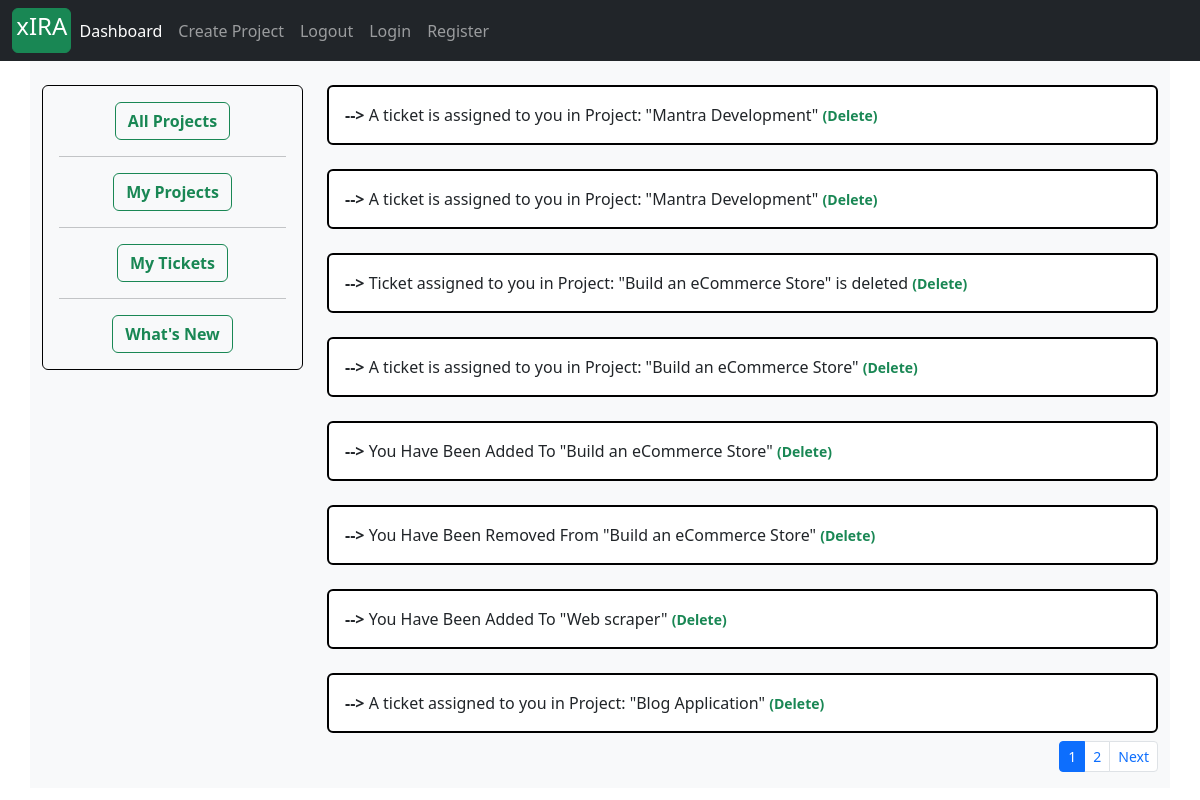
Page /ticket/see_notification/ (signed in) on the earlier database version.
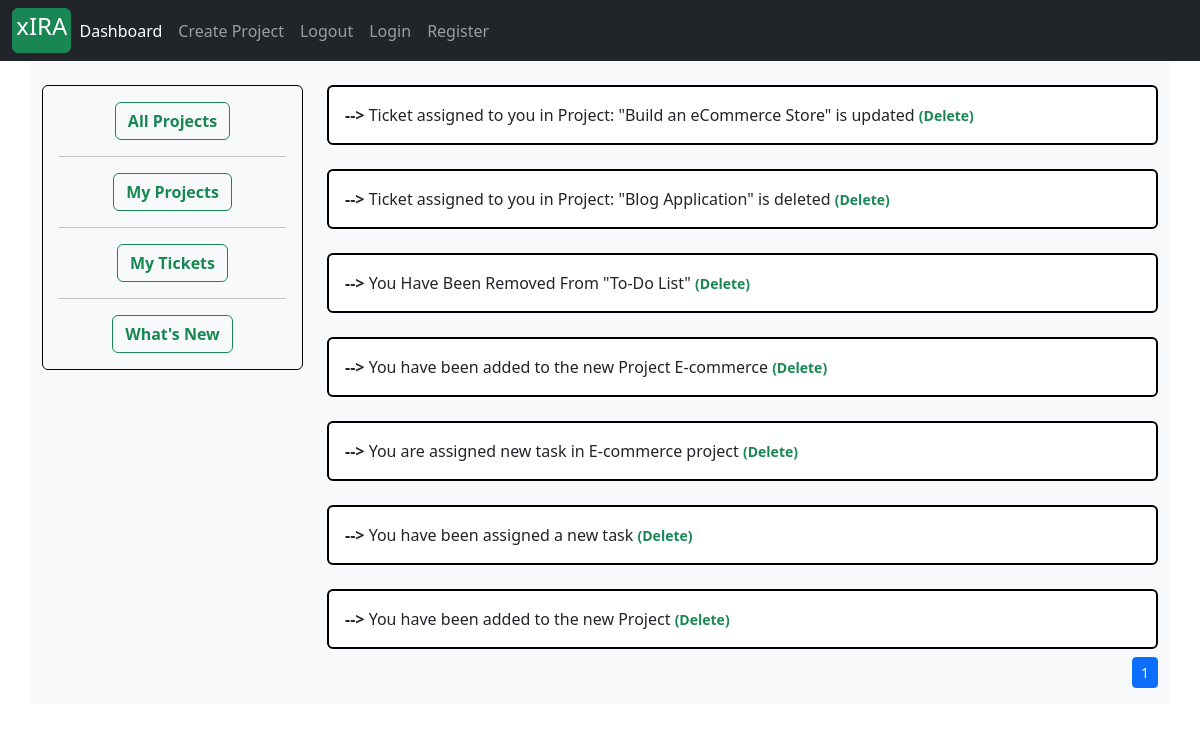
Same page on the later database version.
### accounts/models.py (models this page shows)
class Information(models.Model):
    notification = models.CharField(max_length=400)
    user = models.ForeignKey(Account, on_delete=models.CASCADE)
    is_seen = models.BooleanField(default=False)
    created_at = models.DateTimeField(auto_now_add=True)
    def is_not_seen(self):
        if self.is_seen == False:
            self.is_seen = True
            self.save()
            return True
        else:
            return False

### tickets/views.py (the view)
# urls.py: path('see_notification/', views.get_notification, name='get_notifications'),
def get_notification(request):
    if request.user.is_authenticated:
        notify = Information.objects.filter(user__id=request.user.id).order_by('-created_at')
        page_no = request.GET.get('page')
        page_object = Paginator(notify, 8)
        if page_no is None:
            notify = page_object.get_page(1)
        else:
            notify = page_object.get_page(page_no)
        context = {
            'notification': notify,
        }
        return render(request, 'my_notifications.html', context)
    return HttpResponse('Kindly Login to get notifications')

### projects/context_processors.py (called while the page is built)
def create_project_form(request):
    form = ProjectCreationForm()
    context = {
        'project_creation_form': form
    }
    return context

### templates/my_notifications.html (shortened to what this page needs)
{% extends 'base.html' %}
{% block content %}
<div class="container">
 <div class="row bg-light">
    <div class="col-sm-3 mt-4" style="">
      <div class="card bg bg-light" style="border: 1px solid black;">
    <div class="card-body text-center">
      <a href="{% url 'dashboard' %}" class="btn btn-outline-success"  style="text-decoration: none"><strong>All Projects</strong></a>
    <hr>
      <a href="{% url 'dashboard' request.user.id %}" class="btn btn-outline-success"  style="text-decoration: none"><strong>My Projects</strong></a>
    <hr>
      <a href="{% url 'user_ticket_dashboard' %}" class="btn btn-outline-success"  style="text-decoration: none"><strong>My Tickets</strong></a>
    <hr>
		  <a href="{% url 'get_notifications' %}" class="btn btn-outline-success"  style="text-decoration: none"><strong>What's New</strong></a>
    </div>
      </div>
    </div>
    <div class="col-lg" style="">
        {% if notification %}
                {% for notify in notification %}
                <div class="card mt-4 {% if notify.is_not_seen %} bg-primary {% endif %}"  style="border: 2px solid black;">
                <div class="card-body">
                   <strong> --> </strong>{{notify.notification}}
                    <a  href="{% url 'delete_notifications' notify.id %}" type="button" class = "text-success" style="text-decoration: none" aria-label="Close">
                            <strong><small>(Delete)</small></strong>
                    </a>
                </div>
                </div>
                {% endfor %}
                <nav aria-label="Page navigation example">
              <ul class="pagination justify-content-end pagination-sm mt-2">
                      {% for page_no in notification.paginator.page_range %}
                        {% if notification.number == page_no %}
                                <li class="page-item active"><a class="page-link" href="?page={{page_no}}">{{page_no}}</a></li>
                        {% else %}
                                <li class="page-item "><a class="page-link" href="?page={{page_no}}">{{page_no}}</a></li>
                        {% endif %}
                    {% endfor %}
                    {% if notification.has_next %}
                        <li class="page-item"><a class="page-link" href="?page={{notification.next_page_number}}">Next</a></li>
                    {% endif %}
              </ul>
        </nav>
        {% else %}
        <div class="container mt-4">
        <h4>You Do not have any notifications Yet !!!!</h4>
        </div>
        {% endif %}
        </div>
        </div>
        </div>
{% endblock %}

Differences in the rows shown:
removed Information: notification "A ticket is assigned to you in Project: \"Mantra Development\""
removed Information: notification "A ticket is assigned to you in Project: \"Mantra Development\""
removed Information: notification "Ticket assigned to you in Project: \"Build an eCommerce Store\" is deleted"
removed Information: notification "A ticket is assigned to you in Project: \"Build an eCommerce Store\""
removed Information: notification "You Have Been Added To \"Build an eCommerce Store\""
removed Information: notification "You Have Been Removed From \"Build an eCommerce Store\""
removed Information: notification "You Have Been Added To \"Web scraper\""
removed Information: notification "A ticket assigned to you in Project: \"Blog Application\""
now on this page (row unchanged): Information: notification "Ticket assigned to you in Project: \"Build an eCommerce Store\" is updated"
now on this page (row unchanged): Information: notification "Ticket assigned to you in Project: \"Blog Application\" is deleted"
now on this page (row unchanged): Information: notification "You Have Been Removed From \"To-Do List\""
now on this page (row unchanged): Information: notification "You have been added to the new Project E-commerce"
now on this page (row unchanged): Information: notification "You are assigned new task in E-commerce project"
now on this page (row unchanged): Information: notification "You have been assigned a new task"
now on this page (row unchanged): Information: notification "You have been added to the new Project"
Other differences:
list line gone: "2"
text no longer shown: "Next"
